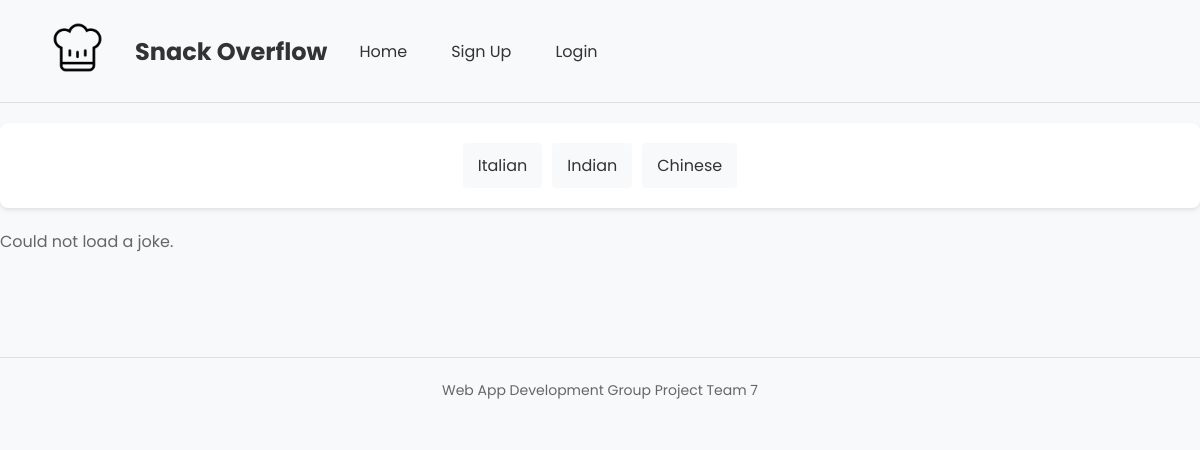
The page / on the database its author committed.
### recipes/models.py (models this page shows, shortened)
class Category(models.Model):
    name = models.CharField(max_length=50, unique=True)
    slug = models.SlugField()
    class Meta:
        verbose_name_plural = 'categories'

### recipes/views.py (the view)
# urls.py: path('', views.index, name='index'),
def index(request):
    return render(request, 'recipes/index.html', context=get_categories())

### recipes/views.py (called while the page is built)
def get_categories():
    context_dict = {}
    try:
        categories = Category.objects.all()
        context_dict['categories'] = categories
    except Category.DoesNotExist:
        context_dict['categories'] = None
    return context_dict

### templates/recipes/index.html (shortened to what this page needs)
{% extends 'recipes/base.html' %}
{% load staticfiles %}
{% block body_block %}
    <div class="categories-container">
        <ul class="categories-list">
            {% if categories %}
                {% for c in categories %}
                    {% if c == current_category %}
                    <li>
                    <strong>
                        <a href="{% url 'recipes:category' c.slug %}">{{ c.name }}</a>
                    </strong>
                    </li>
                    {% else %}
                    <li>
                        <a href="{% url 'recipes:category' c.slug %}">{{ c.name }}</a>
                    </li>
                    {% endif %}
                {% endfor %}
            {% endif %}
        </ul>
    </div>
    <div>
        <p id="joke">Loading a joke...</p>
    </div>
{% endblock %}

### static/css/styles.css (style rules this page uses)
* { margin: 0; padding: 0; box-sizing: border-box; font-family: 'Poppins'; }
body { background-color: #f8f9fa; }
.categories-container { background-color: #ffffff; padding: 20px; border-radius: 8px; box-shadow: 0 2px 4px rgba(0, 0, 0, 0.1); margin: 20px 0; }
.categories-list { list-style-type: none; padding: 0; display: flex; flex-wrap: wrap; gap: 10px; }
.categories-list li { margin: 0; }
.categories-list a { text-decoration: none; color: #333; font-size: 16px; padding: 10px 15px; border-radius: 4px; background-color: #f8f9fa; transition: background-color 0.3s ease, color 0.3s ease; display: inline-block; }
.categories-container { display: flex; justify-content: center; align-items: flex-start; }
p { font-size: 1em; color: #666; margin-bottom: 20px; line-height: 1.8; }

### rows shown on the page
Category: name "Italian"
Category: name "Indian"
Category: name "Chinese"
